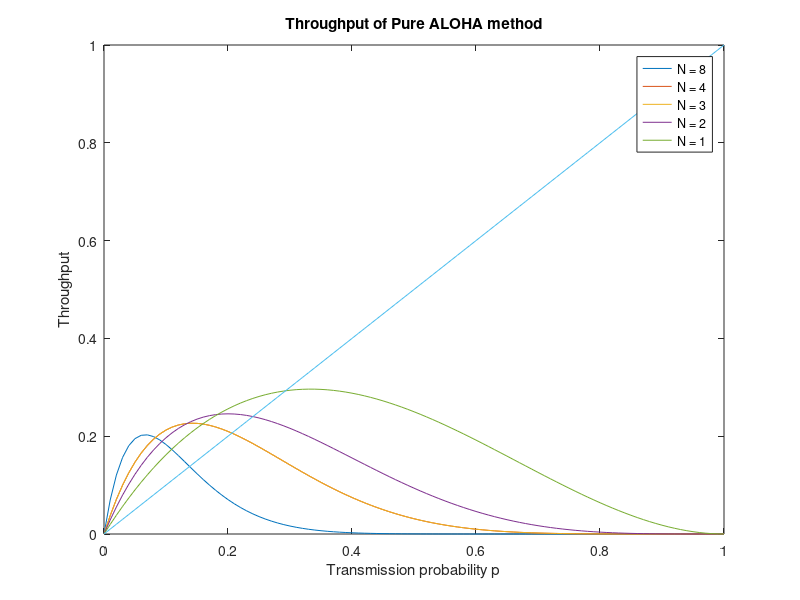
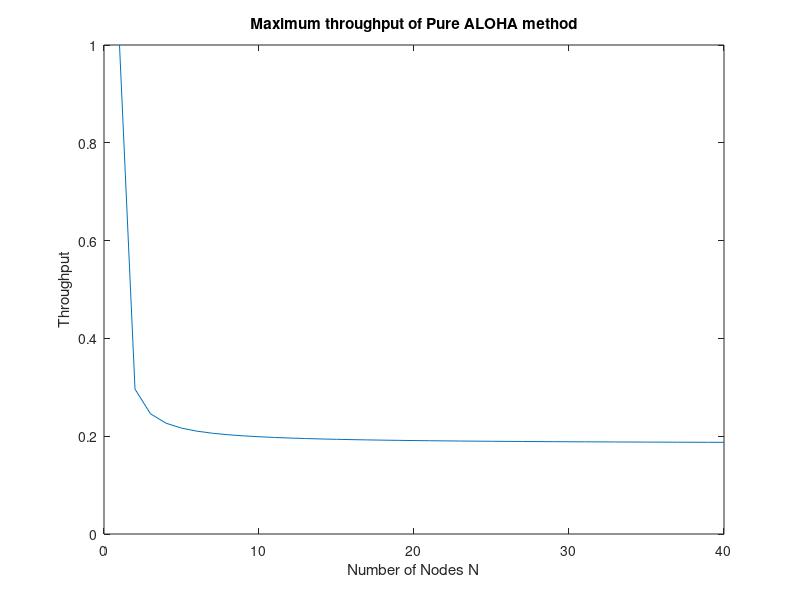
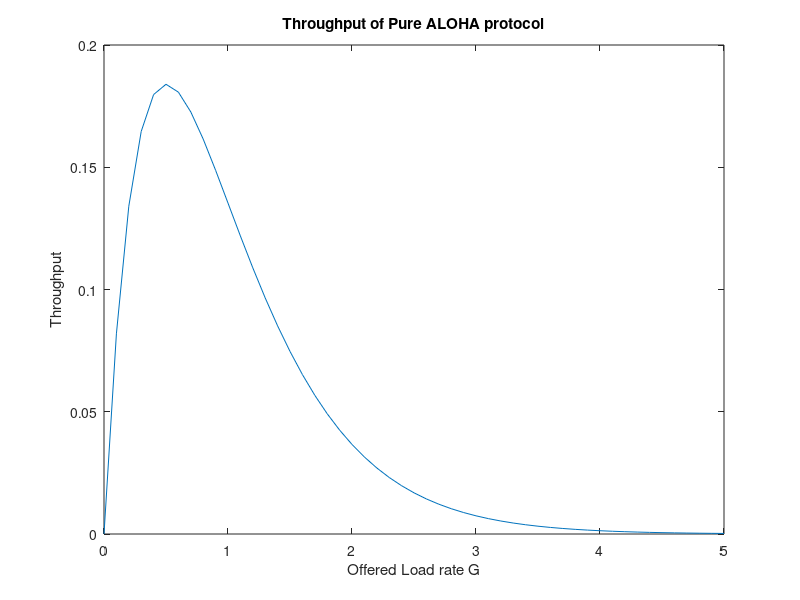

MATLAB code for these plots, in order:
%Pure ALOHA
N1 = 8;
N2 = 4;
N3 = 3; 
N4 = 2;
N5 = 1;
p = 0:0.01:1;

Throughput1 = N1*p.*(1-p).^(2*N1-2);
Throughput2 = N2*p.*(1-p).^(2*N2-2);
Throughput3 = N3*p.*(1-p).^(2*N3-2);
Throughput4 = N4*p.*(1-p).^(2*N4-2);
Throughput5 = N5*p.*(1-p).^(2*N5-2);

figure
plot(p,Throughput1,p,Throughput2,p,Throughput2,p,Throughput3,p,Throughput4,p,Throughput5);
xlabel('Transmission probability p')
ylabel('Throughput')
title('Throughput of Pure ALOHA method')
legend('N = 8','N = 4','N = 3','N = 2','N = 1')

N = 1:40;
p = 1./(2*N-1);
Throughput = N.*(p.*(1-p).^(2*N-2));

figure
plot(N,Throughput)
xlabel('Number of Nodes N')
ylabel('Throughput')
title('Maximum throughput of Pure ALOHA method')


G = 0:0.1:5;
S = G.*exp(-2*G);
figure 
plot(G,S)
xlabel('Offered Load rate G')
ylabel('Throughput')
title('Throughput of Pure ALOHA protocol')
